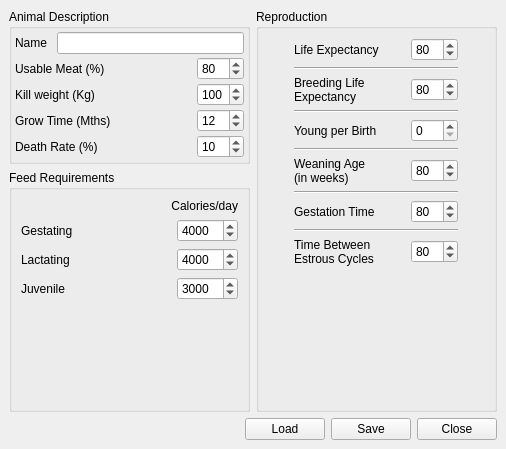
<ui version="4.0" >
 <class>LaAnimalFormMainBase</class>
 <widget class="QWidget" name="LaAnimalFormMainBase" >
  <property name="geometry" >
   <rect>
    <x>0</x>
    <y>0</y>
    <width>506</width>
    <height>449</height>
   </rect>
  </property>
  <property name="minimumSize" >
   <size>
    <width>370</width>
    <height>305</height>
   </size>
  </property>
  <property name="windowTitle" >
   <string>Form</string>
  </property>
  <layout class="QGridLayout" >
   <property name="margin" >
    <number>9</number>
   </property>
   <property name="spacing" >
    <number>6</number>
   </property>
   <item row="2" column="0" colspan="2" >
    <layout class="QHBoxLayout" >
     <property name="margin" >
      <number>0</number>
     </property>
     <property name="spacing" >
      <number>6</number>
     </property>
     <item>
      <spacer>
       <property name="orientation" >
        <enum>Qt::Horizontal</enum>
       </property>
       <property name="sizeHint" >
        <size>
         <width>40</width>
         <height>20</height>
        </size>
       </property>
      </spacer>
     </item>
     <item>
      <widget class="QPushButton" name="pushButtonLoad" >
       <property name="text" >
        <string>Load</string>
       </property>
      </widget>
     </item>
     <item>
      <widget class="QPushButton" name="pushButtonSave" >
       <property name="text" >
        <string>Save</string>
       </property>
      </widget>
     </item>
     <item>
      <widget class="QPushButton" name="pushButton" >
       <property name="text" >
        <string>Close</string>
       </property>
      </widget>
     </item>
    </layout>
   </item>
   <item row="1" column="0" >
    <widget class="QGroupBox" name="groupBoxFeedRequirements" >
     <property name="title" >
      <string>Feed Requirements</string>
     </property>
     <layout class="QGridLayout" >
      <property name="margin" >
       <number>9</number>
      </property>
      <property name="spacing" >
       <number>6</number>
      </property>
      <item row="0" column="0" colspan="2" >
       <widget class="QLabel" name="labelFeedRequirements1" >
        <property name="text" >
         <string>Calories/day</string>
        </property>
        <property name="alignment" >
         <set>Qt::AlignRight|Qt::AlignTrailing|Qt::AlignVCenter</set>
        </property>
       </widget>
      </item>
      <item row="1" column="1" >
       <widget class="QSpinBox" name="spinBoxCaloriesForGestating" >
        <property name="sizePolicy" >
         <sizepolicy>
          <hsizetype>0</hsizetype>
          <vsizetype>0</vsizetype>
          <horstretch>0</horstretch>
          <verstretch>0</verstretch>
         </sizepolicy>
        </property>
        <property name="maximum" >
         <number>10000</number>
        </property>
        <property name="value" >
         <number>4000</number>
        </property>
       </widget>
      </item>
      <item row="1" column="0" >
       <widget class="QLabel" name="labelFeedRequirements2" >
        <property name="text" >
         <string>Gestating</string>
        </property>
       </widget>
      </item>
      <item row="2" column="1" >
       <widget class="QSpinBox" name="spinBoxCaloriesForLactating" >
        <property name="sizePolicy" >
         <sizepolicy>
          <hsizetype>0</hsizetype>
          <vsizetype>0</vsizetype>
          <horstretch>0</horstretch>
          <verstretch>0</verstretch>
         </sizepolicy>
        </property>
        <property name="maximum" >
         <number>20000</number>
        </property>
        <property name="value" >
         <number>4000</number>
        </property>
       </widget>
      </item>
      <item row="2" column="0" >
       <widget class="QLabel" name="labelFeedRequirements3" >
        <property name="text" >
         <string>Lactating</string>
        </property>
       </widget>
      </item>
      <item row="3" column="1" >
       <widget class="QSpinBox" name="spinBoxCaloriesForJuvenile" >
        <property name="sizePolicy" >
         <sizepolicy>
          <hsizetype>0</hsizetype>
          <vsizetype>0</vsizetype>
          <horstretch>0</horstretch>
          <verstretch>0</verstretch>
         </sizepolicy>
        </property>
        <property name="maximum" >
         <number>20000</number>
        </property>
        <property name="value" >
         <number>3000</number>
        </property>
       </widget>
      </item>
      <item row="3" column="0" >
       <widget class="QLabel" name="labelFeedRequirements4" >
        <property name="text" >
         <string>Juvenile</string>
        </property>
       </widget>
      </item>
      <item row="4" column="0" >
       <spacer>
        <property name="orientation" >
         <enum>Qt::Vertical</enum>
        </property>
        <property name="sizeHint" >
         <size>
          <width>20</width>
          <height>40</height>
         </size>
        </property>
       </spacer>
      </item>
     </layout>
    </widget>
   </item>
   <item row="0" column="0" >
    <widget class="QGroupBox" name="groupBoxAnimalDescription" >
     <property name="title" >
      <string>Animal Description</string>
     </property>
     <layout class="QGridLayout" >
      <property name="margin" >
       <number>3</number>
      </property>
      <property name="spacing" >
       <number>3</number>
      </property>
      <item row="0" column="0" colspan="2" >
       <layout class="QHBoxLayout" >
        <property name="margin" >
         <number>0</number>
        </property>
        <property name="spacing" >
         <number>6</number>
        </property>
        <item>
         <widget class="QLabel" name="labelAnimalDescription1" >
          <property name="text" >
           <string>Name </string>
          </property>
         </widget>
        </item>
        <item>
         <widget class="QLineEdit" name="lineEditAnimalName" />
        </item>
       </layout>
      </item>
      <item row="1" column="0" >
       <widget class="QLabel" name="labelAnimalDescription2" >
        <property name="toolTip" >
         <string>&lt;html>&lt;head>&lt;meta name="qrichtext" content="1" />&lt;style type="text/css">
p, li { white-space: pre-wrap; }
&lt;/style>&lt;/head>&lt;body style=" font-family:'Sans Serif'; font-size:9pt; font-weight:400; font-style:normal; text-decoration:none;">
&lt;p style=" margin-top:0px; margin-bottom:0px; margin-left:0px; margin-right:0px; -qt-block-indent:0; text-indent:0px;">Weeks from birth to kill weight&lt;/p>&lt;/body>&lt;/html></string>
        </property>
        <property name="text" >
         <string>Usable Meat (%)</string>
        </property>
        <property name="textFormat" >
         <enum>Qt::AutoText</enum>
        </property>
        <property name="wordWrap" >
         <bool>false</bool>
        </property>
       </widget>
      </item>
      <item row="2" column="1" >
       <widget class="QSpinBox" name="spinBoxKillWeight" >
        <property name="toolTip" >
         <string>&lt;html>&lt;head>&lt;meta name="qrichtext" content="1" />&lt;style type="text/css">
p, li { white-space: pre-wrap; }
&lt;/style>&lt;/head>&lt;body style=" font-family:'Sans Serif'; font-size:9pt; font-weight:400; font-style:normal; text-decoration:none;">
&lt;p style=" margin-top:0px; margin-bottom:0px; margin-left:0px; margin-right:0px; -qt-block-indent:0; text-indent:0px;">Average weight of animal (Kg) when butchered.&lt;/p>&lt;/body>&lt;/html></string>
        </property>
        <property name="maximum" >
         <number>999</number>
        </property>
        <property name="value" >
         <number>100</number>
        </property>
       </widget>
      </item>
      <item row="3" column="0" >
       <widget class="QLabel" name="labelAnimalDescription4" >
        <property name="text" >
         <string>Grow Time (Mths)</string>
        </property>
        <property name="textFormat" >
         <enum>Qt::AutoText</enum>
        </property>
        <property name="wordWrap" >
         <bool>false</bool>
        </property>
       </widget>
      </item>
      <item row="4" column="0" >
       <widget class="QLabel" name="labelAnimalDescription5" >
        <property name="toolTip" >
         <string>&lt;html>&lt;head>&lt;meta name="qrichtext" content="1" />&lt;style type="text/css">
p, li { white-space: pre-wrap; }
&lt;/style>&lt;/head>&lt;body style=" font-family:'Sans Serif'; font-size:9pt; font-weight:400; font-style:normal; text-decoration:none;">
&lt;p style=" margin-top:0px; margin-bottom:0px; margin-left:0px; margin-right:0px; -qt-block-indent:0; text-indent:0px;">Weeks from birth to kill weight&lt;/p>&lt;/body>&lt;/html></string>
        </property>
        <property name="text" >
         <string>Death Rate (%)</string>
        </property>
        <property name="textFormat" >
         <enum>Qt::AutoText</enum>
        </property>
        <property name="wordWrap" >
         <bool>false</bool>
        </property>
       </widget>
      </item>
      <item row="4" column="1" >
       <widget class="QSpinBox" name="spinBoxDeathRate" >
        <property name="sizePolicy" >
         <sizepolicy>
          <hsizetype>0</hsizetype>
          <vsizetype>0</vsizetype>
          <horstretch>0</horstretch>
          <verstretch>0</verstretch>
         </sizepolicy>
        </property>
        <property name="toolTip" >
         <string>&lt;html>&lt;head>&lt;meta name="qrichtext" content="1" />&lt;style type="text/css">
p, li { white-space: pre-wrap; }
&lt;/style>&lt;/head>&lt;body style=" font-family:'Sans Serif'; font-size:9pt; font-weight:400; font-style:normal; text-decoration:none;">
&lt;p style=" margin-top:0px; margin-bottom:0px; margin-left:0px; margin-right:0px; -qt-block-indent:0; text-indent:0px;">number of days in estrous cycle&lt;/p>&lt;/body>&lt;/html></string>
        </property>
        <property name="maximum" >
         <number>100</number>
        </property>
        <property name="value" >
         <number>10</number>
        </property>
       </widget>
      </item>
      <item row="3" column="1" >
       <widget class="QSpinBox" name="spinBoxGrowTime" >
        <property name="toolTip" >
         <string>&lt;html>&lt;head>&lt;meta name="qrichtext" content="1" />&lt;style type="text/css">
p, li { white-space: pre-wrap; }
&lt;/style>&lt;/head>&lt;body style=" font-family:'Sans Serif'; font-size:9pt; font-weight:400; font-style:normal; text-decoration:none;">
&lt;p style=" margin-top:0px; margin-bottom:0px; margin-left:0px; margin-right:0px; -qt-block-indent:0; text-indent:0px;">Average weight of animal (Kg) when butchered.&lt;/p>&lt;/body>&lt;/html></string>
        </property>
        <property name="maximum" >
         <number>60</number>
        </property>
        <property name="minimum" >
         <number>1</number>
        </property>
        <property name="value" >
         <number>12</number>
        </property>
       </widget>
      </item>
      <item row="2" column="0" >
       <widget class="QLabel" name="labelAnimalDescription3" >
        <property name="text" >
         <string>Kill weight (Kg)</string>
        </property>
        <property name="textFormat" >
         <enum>Qt::AutoText</enum>
        </property>
        <property name="wordWrap" >
         <bool>false</bool>
        </property>
       </widget>
      </item>
      <item row="1" column="1" >
       <widget class="QSpinBox" name="spinBoxUsableMeatPercent" >
        <property name="sizePolicy" >
         <sizepolicy>
          <hsizetype>1</hsizetype>
          <vsizetype>0</vsizetype>
          <horstretch>0</horstretch>
          <verstretch>0</verstretch>
         </sizepolicy>
        </property>
        <property name="toolTip" >
         <string>&lt;html>&lt;head>&lt;meta name="qrichtext" content="1" />&lt;style type="text/css">
p, li { white-space: pre-wrap; }
&lt;/style>&lt;/head>&lt;body style=" font-family:'Sans Serif'; font-size:9pt; font-weight:400; font-style:normal; text-decoration:none;">
&lt;p style=" margin-top:0px; margin-bottom:0px; margin-left:0px; margin-right:0px; -qt-block-indent:0; text-indent:0px;">number of days in estrous cycle&lt;/p>&lt;/body>&lt;/html></string>
        </property>
        <property name="maximum" >
         <number>120</number>
        </property>
        <property name="value" >
         <number>80</number>
        </property>
       </widget>
      </item>
     </layout>
    </widget>
   </item>
   <item rowspan="2" row="0" column="1" >
    <widget class="QGroupBox" name="groupBoxReproduction" >
     <property name="title" >
      <string>Reproduction</string>
     </property>
     <layout class="QGridLayout" >
      <property name="margin" >
       <number>9</number>
      </property>
      <property name="spacing" >
       <number>6</number>
      </property>
      <item row="11" column="0" >
       <spacer>
        <property name="orientation" >
         <enum>Qt::Vertical</enum>
        </property>
        <property name="sizeHint" >
         <size>
          <width>20</width>
          <height>40</height>
         </size>
        </property>
       </spacer>
      </item>
      <item row="10" column="1" >
       <widget class="QSpinBox" name="spinBoxEstrousTime" >
        <property name="sizePolicy" >
         <sizepolicy>
          <hsizetype>4</hsizetype>
          <vsizetype>0</vsizetype>
          <horstretch>0</horstretch>
          <verstretch>0</verstretch>
         </sizepolicy>
        </property>
        <property name="toolTip" >
         <string>&lt;html>&lt;head>&lt;meta name="qrichtext" content="1" />&lt;style type="text/css">
p, li { white-space: pre-wrap; }
&lt;/style>&lt;/head>&lt;body style=" font-family:'Sans Serif'; font-size:9pt; font-weight:400; font-style:normal; text-decoration:none;">
&lt;p style=" margin-top:0px; margin-bottom:0px; margin-left:0px; margin-right:0px; -qt-block-indent:0; text-indent:0px;">number of days in estrous cycle&lt;/p>&lt;/body>&lt;/html></string>
        </property>
        <property name="maximum" >
         <number>120</number>
        </property>
        <property name="value" >
         <number>80</number>
        </property>
       </widget>
      </item>
      <item row="10" column="0" >
       <widget class="QLabel" name="labelReproduction6" >
        <property name="toolTip" >
         <string>&lt;html>&lt;head>&lt;meta name="qrichtext" content="1" />&lt;style type="text/css">
p, li { white-space: pre-wrap; }
&lt;/style>&lt;/head>&lt;body style=" font-family:'Sans Serif'; font-size:9pt; font-weight:400; font-style:normal; text-decoration:none;">
&lt;p style=" margin-top:0px; margin-bottom:0px; margin-left:0px; margin-right:0px; -qt-block-indent:0; text-indent:0px;">Weeks from birth to kill weight&lt;/p>&lt;/body>&lt;/html></string>
        </property>
        <property name="text" >
         <string>Time Between
Estrous Cycles</string>
        </property>
        <property name="textFormat" >
         <enum>Qt::AutoText</enum>
        </property>
        <property name="wordWrap" >
         <bool>false</bool>
        </property>
       </widget>
      </item>
      <item row="8" column="1" >
       <widget class="QSpinBox" name="spinBoxGestationTime" >
        <property name="sizePolicy" >
         <sizepolicy>
          <hsizetype>4</hsizetype>
          <vsizetype>0</vsizetype>
          <horstretch>0</horstretch>
          <verstretch>0</verstretch>
         </sizepolicy>
        </property>
        <property name="toolTip" >
         <string>&lt;html>&lt;head>&lt;meta name="qrichtext" content="1" />&lt;style type="text/css">
p, li { white-space: pre-wrap; }
&lt;/style>&lt;/head>&lt;body style=" font-family:'Sans Serif'; font-size:9pt; font-weight:400; font-style:normal; text-decoration:none;">
&lt;p style=" margin-top:0px; margin-bottom:0px; margin-left:0px; margin-right:0px; -qt-block-indent:0; text-indent:0px;">Gestation time in days&lt;/p>&lt;/body>&lt;/html></string>
        </property>
        <property name="maximum" >
         <number>120</number>
        </property>
        <property name="value" >
         <number>80</number>
        </property>
       </widget>
      </item>
      <item row="8" column="0" >
       <widget class="QLabel" name="labelReproduction5" >
        <property name="toolTip" >
         <string>&lt;html>&lt;head>&lt;meta name="qrichtext" content="1" />&lt;style type="text/css">
p, li { white-space: pre-wrap; }
&lt;/style>&lt;/head>&lt;body style=" font-family:'Sans Serif'; font-size:9pt; font-weight:400; font-style:normal; text-decoration:none;">
&lt;p style=" margin-top:0px; margin-bottom:0px; margin-left:0px; margin-right:0px; -qt-block-indent:0; text-indent:0px;">Weeks from birth to kill weight&lt;/p>&lt;/body>&lt;/html></string>
        </property>
        <property name="text" >
         <string>Gestation Time</string>
        </property>
        <property name="textFormat" >
         <enum>Qt::AutoText</enum>
        </property>
        <property name="wordWrap" >
         <bool>false</bool>
        </property>
       </widget>
      </item>
      <item row="0" column="1" >
       <widget class="QSpinBox" name="spinBoxLifeExpectancy" >
        <property name="sizePolicy" >
         <sizepolicy>
          <hsizetype>4</hsizetype>
          <vsizetype>0</vsizetype>
          <horstretch>0</horstretch>
          <verstretch>0</verstretch>
         </sizepolicy>
        </property>
        <property name="toolTip" >
         <string>&lt;html>&lt;head>&lt;meta name="qrichtext" content="1" />&lt;style type="text/css">
p, li { white-space: pre-wrap; }
&lt;/style>&lt;/head>&lt;body style=" font-family:'Sans Serif'; font-size:9pt; font-weight:400; font-style:normal; text-decoration:none;">
&lt;p style=" margin-top:0px; margin-bottom:0px; margin-left:0px; margin-right:0px; -qt-block-indent:0; text-indent:0px;">Number of years females are useful for breeding&lt;/p>&lt;/body>&lt;/html></string>
        </property>
        <property name="maximum" >
         <number>120</number>
        </property>
        <property name="value" >
         <number>80</number>
        </property>
       </widget>
      </item>
      <item row="0" column="0" >
       <widget class="QLabel" name="labelReproduction1" >
        <property name="toolTip" >
         <string>&lt;html>&lt;head>&lt;meta name="qrichtext" content="1" />&lt;style type="text/css">
p, li { white-space: pre-wrap; }
&lt;/style>&lt;/head>&lt;body style=" font-family:'Sans Serif'; font-size:9pt; font-weight:400; font-style:normal; text-decoration:none;">
&lt;p style=" margin-top:0px; margin-bottom:0px; margin-left:0px; margin-right:0px; -qt-block-indent:0; text-indent:0px;">Weeks from birth to kill weight&lt;/p>&lt;/body>&lt;/html></string>
        </property>
        <property name="text" >
         <string>Life Expectancy</string>
        </property>
        <property name="textFormat" >
         <enum>Qt::AutoText</enum>
        </property>
        <property name="wordWrap" >
         <bool>false</bool>
        </property>
       </widget>
      </item>
      <item row="2" column="1" >
       <widget class="QSpinBox" name="spinBoxBreedingLife" >
        <property name="sizePolicy" >
         <sizepolicy>
          <hsizetype>4</hsizetype>
          <vsizetype>0</vsizetype>
          <horstretch>0</horstretch>
          <verstretch>0</verstretch>
         </sizepolicy>
        </property>
        <property name="toolTip" >
         <string>&lt;html>&lt;head>&lt;meta name="qrichtext" content="1" />&lt;style type="text/css">
p, li { white-space: pre-wrap; }
&lt;/style>&lt;/head>&lt;body style=" font-family:'Sans Serif'; font-size:9pt; font-weight:400; font-style:normal; text-decoration:none;">
&lt;p style=" margin-top:0px; margin-bottom:0px; margin-left:0px; margin-right:0px; -qt-block-indent:0; text-indent:0px;">Number of years females are useful for breeding&lt;/p>&lt;/body>&lt;/html></string>
        </property>
        <property name="maximum" >
         <number>120</number>
        </property>
        <property name="value" >
         <number>80</number>
        </property>
       </widget>
      </item>
      <item row="2" column="0" >
       <widget class="QLabel" name="labelReproduction2" >
        <property name="toolTip" >
         <string>&lt;html>&lt;head>&lt;meta name="qrichtext" content="1" />&lt;style type="text/css">
p, li { white-space: pre-wrap; }
&lt;/style>&lt;/head>&lt;body style=" font-family:'Sans Serif'; font-size:9pt; font-weight:400; font-style:normal; text-decoration:none;">
&lt;p style=" margin-top:0px; margin-bottom:0px; margin-left:0px; margin-right:0px; -qt-block-indent:0; text-indent:0px;">Weeks from birth to kill weight&lt;/p>&lt;/body>&lt;/html></string>
        </property>
        <property name="text" >
         <string>Breeding Life
Expectancy</string>
        </property>
        <property name="textFormat" >
         <enum>Qt::AutoText</enum>
        </property>
        <property name="wordWrap" >
         <bool>false</bool>
        </property>
       </widget>
      </item>
      <item row="4" column="1" >
       <widget class="QSpinBox" name="spinBoxYoungPerBirth" >
        <property name="sizePolicy" >
         <sizepolicy>
          <hsizetype>4</hsizetype>
          <vsizetype>0</vsizetype>
          <horstretch>0</horstretch>
          <verstretch>0</verstretch>
         </sizepolicy>
        </property>
        <property name="toolTip" >
         <string>&lt;html>&lt;head>&lt;meta name="qrichtext" content="1" />&lt;style type="text/css">
p, li { white-space: pre-wrap; }
&lt;/style>&lt;/head>&lt;body style=" font-family:'Sans Serif'; font-size:9pt; font-weight:400; font-style:normal; text-decoration:none;">
&lt;p style=" margin-top:0px; margin-bottom:0px; margin-left:0px; margin-right:0px; -qt-block-indent:0; text-indent:0px;">Number of young born per birth (average)&lt;/p>&lt;/body>&lt;/html></string>
        </property>
        <property name="maximum" >
         <number>999</number>
        </property>
       </widget>
      </item>
      <item row="4" column="0" >
       <widget class="QLabel" name="labelReproduction3" >
        <property name="text" >
         <string>Young per Birth</string>
        </property>
        <property name="textFormat" >
         <enum>Qt::AutoText</enum>
        </property>
        <property name="wordWrap" >
         <bool>false</bool>
        </property>
       </widget>
      </item>
      <item row="6" column="0" >
       <widget class="QLabel" name="labelReproduction4" >
        <property name="sizePolicy" >
         <sizepolicy>
          <hsizetype>4</hsizetype>
          <vsizetype>5</vsizetype>
          <horstretch>0</horstretch>
          <verstretch>0</verstretch>
         </sizepolicy>
        </property>
        <property name="toolTip" >
         <string>&lt;html>&lt;head>&lt;meta name="qrichtext" content="1" />&lt;style type="text/css">
p, li { white-space: pre-wrap; }
&lt;/style>&lt;/head>&lt;body style=" font-family:'Sans Serif'; font-size:9pt; font-weight:400; font-style:normal; text-decoration:none;">
&lt;p style=" margin-top:0px; margin-bottom:0px; margin-left:0px; margin-right:0px; -qt-block-indent:0; text-indent:0px;">Weeks from birth to kill weight&lt;/p>&lt;/body>&lt;/html></string>
        </property>
        <property name="text" >
         <string>Weaning Age
(in weeks)</string>
        </property>
        <property name="textFormat" >
         <enum>Qt::AutoText</enum>
        </property>
        <property name="wordWrap" >
         <bool>false</bool>
        </property>
       </widget>
      </item>
      <item row="6" column="1" >
       <widget class="QSpinBox" name="spinBoxWeanAge" >
        <property name="sizePolicy" >
         <sizepolicy>
          <hsizetype>4</hsizetype>
          <vsizetype>0</vsizetype>
          <horstretch>0</horstretch>
          <verstretch>0</verstretch>
         </sizepolicy>
        </property>
        <property name="toolTip" >
         <string>&lt;html>&lt;head>&lt;meta name="qrichtext" content="1" />&lt;style type="text/css">
p, li { white-space: pre-wrap; }
&lt;/style>&lt;/head>&lt;body style=" font-family:'Sans Serif'; font-size:9pt; font-weight:400; font-style:normal; text-decoration:none;">
&lt;p style=" margin-top:0px; margin-bottom:0px; margin-left:0px; margin-right:0px; -qt-block-indent:0; text-indent:0px;">Weeks from birth to weaning&lt;/p>&lt;/body>&lt;/html></string>
        </property>
        <property name="maximum" >
         <number>120</number>
        </property>
        <property name="value" >
         <number>80</number>
        </property>
       </widget>
      </item>
      <item row="1" column="0" colspan="2" >
       <widget class="Line" name="lineReproduction1" >
        <property name="orientation" >
         <enum>Qt::Horizontal</enum>
        </property>
       </widget>
      </item>
      <item row="3" column="0" colspan="2" >
       <widget class="Line" name="lineReproduction2" >
        <property name="orientation" >
         <enum>Qt::Horizontal</enum>
        </property>
       </widget>
      </item>
      <item row="5" column="0" colspan="2" >
       <widget class="Line" name="lineReproduction3" >
        <property name="orientation" >
         <enum>Qt::Horizontal</enum>
        </property>
       </widget>
      </item>
      <item row="7" column="0" colspan="2" >
       <widget class="Line" name="lineReproduction4" >
        <property name="orientation" >
         <enum>Qt::Horizontal</enum>
        </property>
       </widget>
      </item>
      <item row="9" column="0" colspan="2" >
       <widget class="Line" name="lineReproduction5" >
        <property name="orientation" >
         <enum>Qt::Horizontal</enum>
        </property>
       </widget>
      </item>
     </layout>
    </widget>
   </item>
  </layout>
 </widget>
 <resources/>
 <connections>
  <connection>
   <sender>pushButton</sender>
   <signal>clicked()</signal>
   <receiver>LaAnimalFormMainBase</receiver>
   <slot>close()</slot>
   <hints>
    <hint type="sourcelabel" >
     <x>371</x>
     <y>410</y>
    </hint>
    <hint type="destinationlabel" >
     <x>468</x>
     <y>423</y>
    </hint>
   </hints>
  </connection>
 </connections>
</ui>
